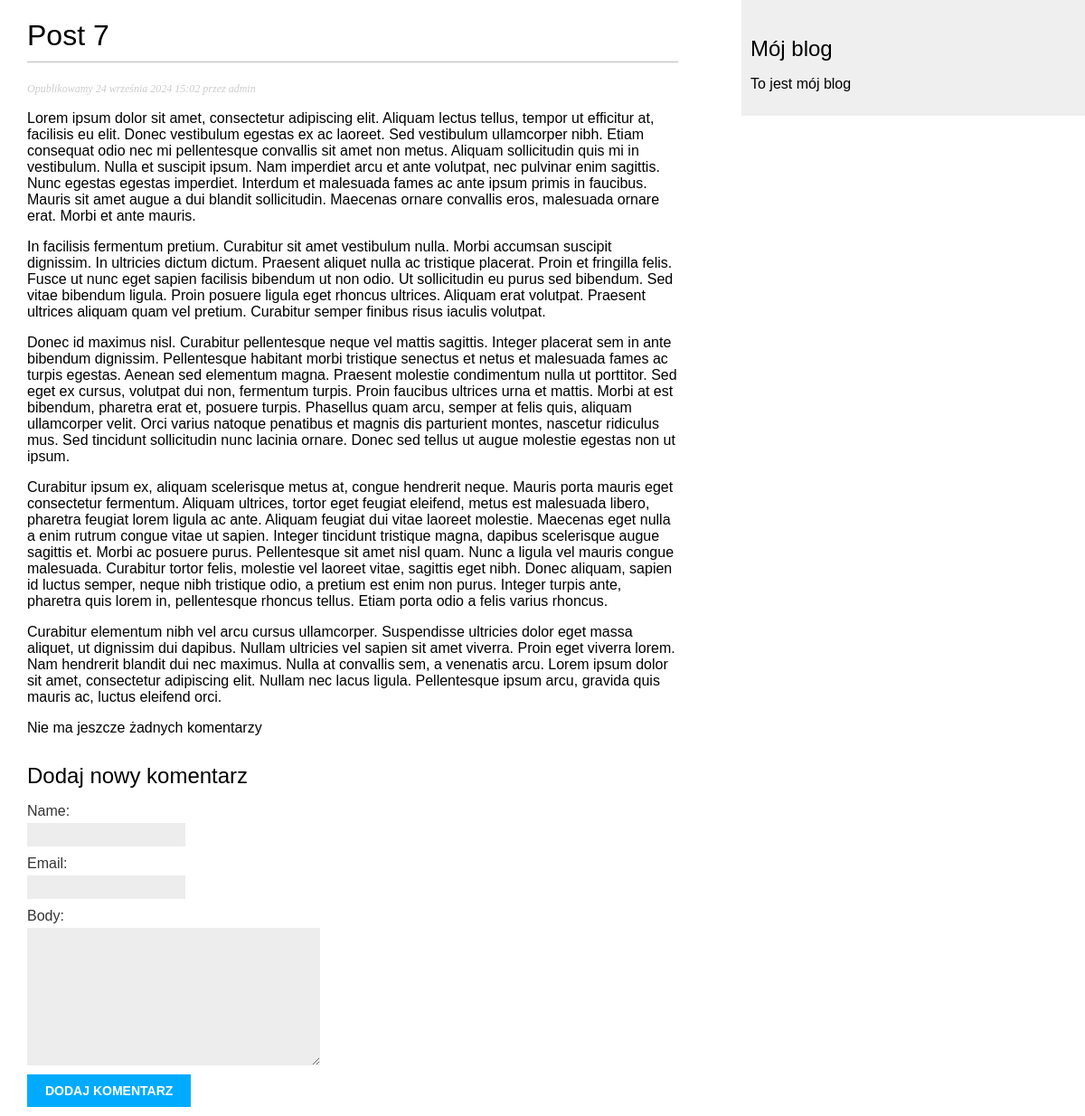
Screenshot of /2024/9/24/post-7/ with the database file from the repository.
### blog/models.py (models this page shows, shortened)
class Post(models.Model):
    STATUS_CHOICES = (('draft', 'Wersja robocza'),
                      ('published', 'Opublikowany'),)
    title = models.CharField(max_length=250)
    body = models.TextField()
    author = models.ForeignKey(User, on_delete=models.CASCADE,
                               related_name='posts')
    status = models.CharField(max_length=10, choices=STATUS_CHOICES, default='draft')
    slug = models.SlugField(max_length=250, unique_for_date='publish')
    publish = models.DateTimeField(default=timezone.now)
    created = models.DateTimeField(auto_now_add=True)
    updated = models.DateTimeField(auto_now=True)
    tags = TaggableManager()
    class Meta:
        ordering = ('-publish',)

### blog/views.py (the view)
# urls.py: path('<int:year>/<int:month>/<int:day>/<slug:slug>/', views.post_detail, name='post_detail'),
def post_detail(request, year, month, day, slug):
    new_comment = None
    post = get_object_or_404(Post, slug=slug,
                             status='published',
                             publish__year=year,
                             publish__month=month,
                             publish__day=day)
    comments = post.comments.filter(active=True)
    if request.method == 'POST':
        comment_form = CommentForm(data=request.POST)
        if comment_form.is_valid():
            new_comment = comment_form.save(commit=False)
            new_comment.post = post
            new_comment.save()
    comment_form = CommentForm()
    return render(request, 'blog/post/detail.html',
                  {'post': post,
                   'comment_form': comment_form,
                   'comments':comments,
                   'new_comment': new_comment})

### blog/forms.py
class CommentForm(ModelForm):
    class Meta:
        model = Comment
        fields = ('name', 'email', 'body')

### blog/templates/blog/post/detail.html (shortened to what this page needs)
{% extends "blog/base.html" %}
{% block content %}
    <h1>{{ post.title }}</h1>
    <p class="date">
        Opublikowamy {{ post.publish }} przez {{ post.author }}
    </p>
    {{ post.body|linebreaks }}
    {% for comment in comments %}
        <div class="comment">
        <p class="info">
            Komentarz {{ forloop.counter }} dodany przez {{ comment.name }}
            {{ comment.created }}
        </p>
        {{ comment.body|linebreaks }}
        </div>
        {% empty %}
        <p>Nie ma jeszcze żadnych komentarzy</p>
    {% endfor%}
    {% if new_comment %}
        <h2>Twój komentarz został dodany</h2>
    {% else %}
        <h2>Dodaj nowy komentarz</h2>
        <form action="#" method="post">
            {{ comment_form.as_p }}
            <p><input type="submit" value="Dodaj komentarz"></p>
        </form>
    {% endif %}
{% endblock %}

### blog/static/css/blog.css (style rules this page uses)
body { margin:0; padding:0; font-family:helvetica, sans-serif; }
h1 { font-weight:normal; border-bottom:1px solid #bbb; padding:0 0 10px 0; }
h2 { font-weight:normal; margin:30px 0 0; }
p.date { color:#ccc; font-family: georgia, serif; font-size: 12px; font-style: italic; }
label { float:left; clear:both; color:#333; margin-bottom:4px; }
input, textarea { clear:both; float:left; margin:0 0 10px; background:#ededed; border:0; padding:6px 10px; font-size:12px; }
input[type=submit] { font-weight:bold; background:#00abff; color:#fff; padding:10px 20px; font-size:14px; text-transform:uppercase; }

### rows the page displays
Post: title "Post 7", publish "24 września 2024 15:02", author "admin", body "Lorem ipsum dolor sit amet, consectetur adipiscing elit. Aliquam lectus tellus, tempor ut efficitur at, facilisis eu elit. Donec vestibulum egestas ex ac laoreet. Sed vestibulum ullamcorper nibh. Etiam consequat odio nec mi pellentesque convallis sit amet non metus. Aliquam sollicitudin quis mi in vestibulum. Nulla et suscipit ipsum. Nam imperdiet arcu et ante volutpat, nec pulvinar enim sagittis. Nunc egestas egestas imperdiet. Interdum et malesuada fames ac ante ipsum primis in faucibus. Mauris sit amet augue a dui blandit sollicitudin. Maecenas ornare convallis eros, malesuada ornare erat. Morbi et ante mauris. In facilisis fermentum pretium. Curabitur sit amet vestibulum nulla. Morbi…"
